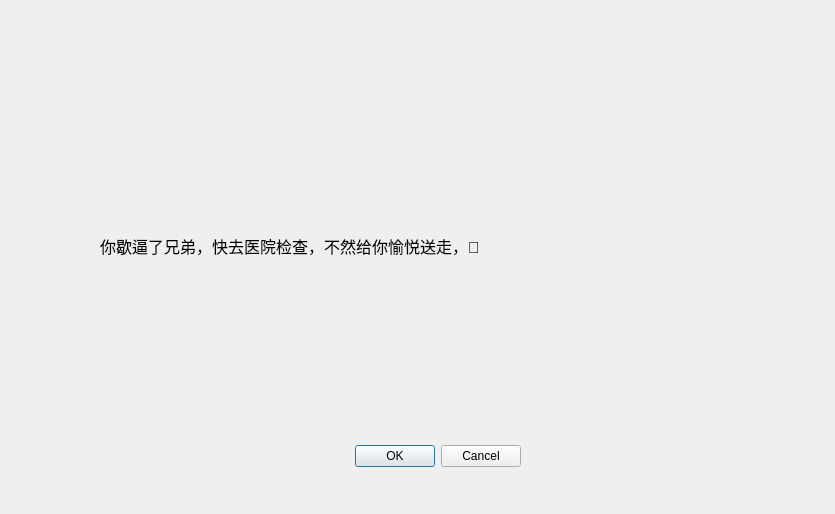
<?xml version="1.0" encoding="UTF-8"?>
<ui version="4.0">
 <class>Dialog</class>
 <widget class="QDialog" name="Dialog">
  <property name="geometry">
   <rect>
    <x>0</x>
    <y>0</y>
    <width>835</width>
    <height>514</height>
   </rect>
  </property>
  <property name="windowTitle">
   <string>Dialog</string>
  </property>
  <widget class="QDialogButtonBox" name="buttonBox">
   <property name="geometry">
    <rect>
     <x>180</x>
     <y>440</y>
     <width>341</width>
     <height>32</height>
    </rect>
   </property>
   <property name="orientation">
    <enum>Qt::Horizontal</enum>
   </property>
   <property name="standardButtons">
    <set>QDialogButtonBox::Cancel|QDialogButtonBox::Ok</set>
   </property>
  </widget>
  <widget class="QLabel" name="label">
   <property name="geometry">
    <rect>
     <x>100</x>
     <y>130</y>
     <width>661</width>
     <height>231</height>
    </rect>
   </property>
   <property name="font">
    <font>
     <pointsize>12</pointsize>
    </font>
   </property>
   <property name="text">
    <string>你歇逼了兄弟，快去医院检查，不然给你愉悦送走，🎺</string>
   </property>
  </widget>
 </widget>
 <resources/>
 <connections>
  <connection>
   <sender>buttonBox</sender>
   <signal>accepted()</signal>
   <receiver>Dialog</receiver>
   <slot>accept()</slot>
   <hints>
    <hint type="sourcelabel">
     <x>248</x>
     <y>254</y>
    </hint>
    <hint type="destinationlabel">
     <x>157</x>
     <y>274</y>
    </hint>
   </hints>
  </connection>
  <connection>
   <sender>buttonBox</sender>
   <signal>rejected()</signal>
   <receiver>Dialog</receiver>
   <slot>reject()</slot>
   <hints>
    <hint type="sourcelabel">
     <x>316</x>
     <y>260</y>
    </hint>
    <hint type="destinationlabel">
     <x>286</x>
     <y>274</y>
    </hint>
   </hints>
  </connection>
 </connections>
</ui>
